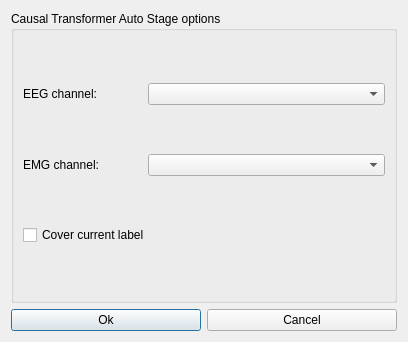
<?xml version="1.0" encoding="UTF-8"?>
<ui version="4.0">
 <class>AutoStageCausalTransformerDialog</class>
 <widget class="QDialog" name="AutoStageCausalTransformerDialog">
  <property name="geometry">
   <rect>
    <x>0</x>
    <y>0</y>
    <width>408</width>
    <height>342</height>
   </rect>
  </property>
  <property name="windowTitle">
   <string>Dialog</string>
  </property>
  <property name="windowIcon">
   <iconset resource="../resources/misleep.qrc">
    <normaloff>:/logo/logo.png</normaloff>:/logo/logo.png</iconset>
  </property>
  <layout class="QGridLayout" name="gridLayout">
   <item row="1" column="0">
    <widget class="QPushButton" name="OKBt">
     <property name="text">
      <string>Ok</string>
     </property>
    </widget>
   </item>
   <item row="1" column="1">
    <widget class="QPushButton" name="CancelBt">
     <property name="text">
      <string>Cancel</string>
     </property>
    </widget>
   </item>
   <item row="0" column="0" colspan="2">
    <widget class="QGroupBox" name="groupBox">
     <property name="title">
      <string>Causal Transformer Auto Stage options</string>
     </property>
     <layout class="QGridLayout" name="gridLayout_2">
      <item row="0" column="0">
       <widget class="QLabel" name="label">
        <property name="text">
         <string>EEG channel:</string>
        </property>
       </widget>
      </item>
      <item row="0" column="1" colspan="2">
       <widget class="QComboBox" name="EEGChannelCombox"/>
      </item>
      <item row="1" column="0">
       <widget class="QLabel" name="label_8">
        <property name="text">
         <string>EMG channel:</string>
        </property>
       </widget>
      </item>
      <item row="1" column="1" colspan="2">
       <widget class="QComboBox" name="EMGchannelCombox"/>
      </item>
      <item row="2" column="0" colspan="3">
       <widget class="QCheckBox" name="SaveAnnoCheckbox">
        <property name="text">
         <string>Cover current label</string>
        </property>
       </widget>
      </item>
     </layout>
    </widget>
   </item>
  </layout>
 </widget>
 <resources>
  <include location="../resources/misleep.qrc"/>
 </resources>
 <connections/>
</ui>
